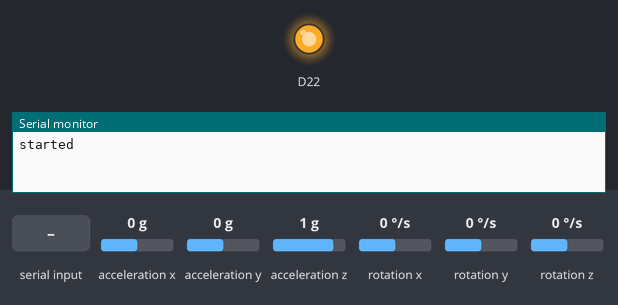
Simulated run of this sketch. Board: Arduino Nano 33 BLE. On the bench: output pins drawn as LEDs (lit = HIGH), the last lines printed to the serial monitor. The test bench sets the inputs (shaded band); at power-on: acceleration x 0 g, acceleration y 0 g, acceleration z 1 g, rotation x 0 °/s, rotation y 0 °/s, rotation z 0 °/s.

Above: at 1.2 s.
1.3 s: "s" received over Serial
At 1.9 s:
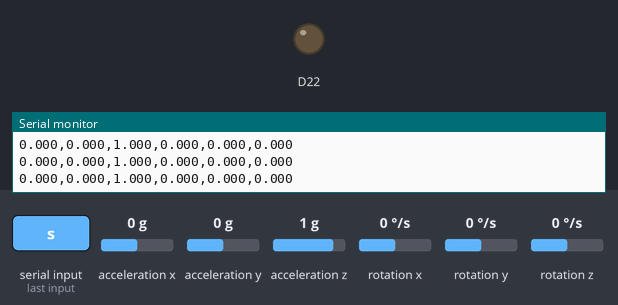
Timing chart, 0 to 6.2 s (numbered marks = the images above; inputs shaded):
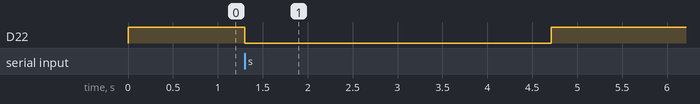

The sketch:

IMU_capture_continuous.ino
```cpp
/*

  A sketch to capture continuous motion data,
  such that machine learning models can be trained on it.

  Start the recording by sending an 's' through the serial console.
  Copy the output of the serial console to a CSV file, alongside the python training script.

  Target board: Arduino Nano 33 BLE Sense board

*/

#include <Arduino_LSM9DS1.h>

// How many data points are required to capture a few periods of the motion
#define SAMPLE_SIZE 119

// How many samples of the same motion would you like to capture?
// The higher the number, the more accurate the model will be
#define SAMPLES_REQUIRED 10

int recordsRequired =  SAMPLE_SIZE * SAMPLES_REQUIRED;

void setup() {
  Serial.begin(11500);
  while (!Serial);

  if (!IMU.begin()) {
    Serial.println("Failed to initialize IMU!");
    while (1);
  }

  Serial.println("started");
  pinMode(LEDR, OUTPUT);
  digitalWrite(LEDR, 1);

}

// start at -20 to allow rig to settle (e.g. after being reset)
int recordsTaken = -20;
bool triggered = false;

void loop() {
  while (Serial.available()) {
    char inChar = (char)Serial.read();
    if (inChar == 's') {
      triggered = true;
      recordsTaken = -20;
    }
  }

  if (triggered) {
    digitalWrite(LEDR, 0);
    // print the CSV header
    Serial.println("aX,aY,aZ,gX,gY,gZ");

    while (recordsTaken < recordsRequired) {
      if (IMU.accelerationAvailable() && IMU.gyroscopeAvailable()) {
        float aX, aY, aZ, gX, gY, gZ;
        IMU.readAcceleration(aX, aY, aZ);
        IMU.readGyroscope(gX, gY, gZ);

        if (recordsTaken >= 0) {
          Serial.print(aX, 3);
          Serial.print(',');
          Serial.print(aY, 3);
          Serial.print(',');
          Serial.print(aZ, 3);
          Serial.print(',');
          Serial.print(gX, 3);
          Serial.print(',');
          Serial.print(gY, 3);
          Serial.print(',');
          Serial.print(gZ, 3);
          Serial.println();
        }
        recordsTaken++;
      } // close if
    } //close while

    digitalWrite(LEDR, 1);
    triggered = false;
  }
}
```

Measured:
- after the input at 1.3 s, D22: HIGH → LOW at once, → HIGH 3.4 s later
